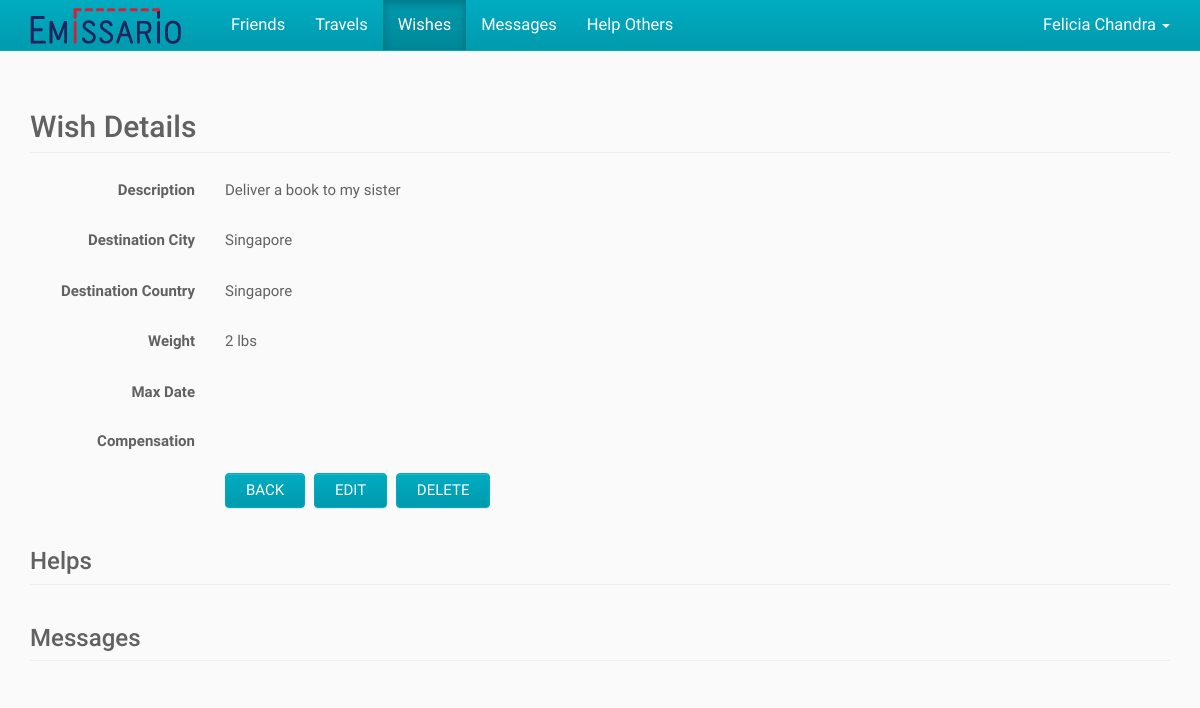
The app's page /index.php/wishes/view/1 (signed in) with its own data.
### tables this page shows
CREATE TABLE IF NOT EXISTS User (
	ID BIGINT NOT NULL AUTO_INCREMENT,
    First_Name VARCHAR(100) NOT NULL,
    Last_Name VARCHAR(100) NULL,
    Email VARCHAR(100) NOT NULL UNIQUE,
    `Password` CHAR(255) NOT NULL,
    City VARCHAR(100) NULL,
    State VARCHAR(100) NULL,
    Country VARCHAR(2) NULL,
    Phone VARCHAR(100) NULL,
    Created_On DATETIME NULL,
    Modified_On DATETIME NULL,
    PRIMARY KEY (ID)
);

CREATE TABLE IF NOT EXISTS Wish (
	ID BIGINT NOT NULL AUTO_INCREMENT,
    User_ID BIGINT NOT NULL,
    Description VARCHAR(1000) NOT NULL,
    Image BLOB NULL,
    Weight VARCHAR(50) NULL,
    Destination_City VARCHAR(100) NULL,
    Destination_Country VARCHAR(2) NULL,
    Max_Date DATE NULL,
    Compensation VARCHAR(100) NULL,
    Created_On DATETIME NULL,
    Modified_On DATETIME NULL,
    PRIMARY KEY (ID),
    FOREIGN KEY (User_ID) REFERENCES User (ID)
);

CREATE TABLE IF NOT EXISTS Country (
	Country_Code VARCHAR(2) NOT NULL,
    Country_Name VARCHAR(100) NOT NULL,
    Created_On DATETIME NULL,
    Modified_On DATETIME NULL,
    PRIMARY KEY (Country_Code)
);

### application/controllers/wishes.php (called while the page is built, shortened)
<?php
class Wishes
{
	public function view($wishID)
	{
		$userID = $GLOBALS["beans"]->siteHelper->getSession("userID");
		$wish = $GLOBALS["beans"]->wishService->getWish($wishID, $userID);
		require APP . 'views/_templates/header.php';
		require APP . 'views/wishes/view.php';
		require APP . 'views/_templates/footer.php';
	}
}

### index.php (called while the page is built, shortened)
<?php
$app = new Application();

### application/core/service.php (called while the page is built)
<?php
class Service
{
	function __construct($model)
	{
		$this->model = $model;
	}
}

### application/core/model.php (called while the page is built)
<?php
class Model
{
	function __construct($db)
	{
		$this->db = $db;
	}
}

### application/models/userModel.php (called while the page is built, shortened)
<?php
class UserModel extends Model
{
	public function getUser($userID)
	{
		$sql = "SELECT User.*, Country.Country_Name, State.State_Name
				FROM User
				LEFT JOIN Country ON Country.Country_Code = User.Country
				LEFT JOIN State ON State.State_Code = User.State
				WHERE User.ID = :user_id";
		$parameters = array(":user_id" => $userID);
		return $GLOBALS["beans"]->queryHelper->getSingleRowObject($this->db, $sql, $parameters);
	}
}

### application/helpers/queryHelper.php (called while the page is built, shortened)
<?php
class QueryHelper
{
	public function getSingleRowObject($db, $sql, $parameters) {
		$query = $db->prepare($sql);
		$query->execute($parameters);
		$result = $query->fetch();
		return $result;
	}
}

### application/services/userService.php (called while the page is built, shortened)
<?php
class UserService extends Service
{
	public function getUser($userID)
	{
		return $this->model->getUser($userID);
	}
}

### application/models/wishModel.php (called while the page is built, shortened)
<?php
class WishModel extends Model
{
	public function getWish($wishID, $userID = "")
	{
		$sql = "SELECT Wish.*,
					DATE_FORMAT(Wish.Max_Date, '%m/%d/%Y') AS Formatted_Max_Date,
					Country.Country_Name AS Destination_Country_Name
				FROM Wish
				LEFT JOIN Country ON Country.Country_Code = Wish.Destination_Country
				WHERE Wish.ID = :wish_id";
		if (is_numeric($userID)) {
			$sql .= " AND Wish.User_ID = :user_id";
		}
		$parameters = array(':wish_id' => $wishID);
		if (is_numeric($userID)) {
			$parameters[":user_id"] = $userID;
		}
		return $GLOBALS["beans"]->queryHelper->getSingleRowObject($this->db, $sql, $parameters);
	}
}

### application/services/wishService.php (called while the page is built, shortened)
<?php
class WishService extends Service
{
	public function getWish($wishID, $userID = "")
	{
		return $this->model->getWish($wishID, $userID);
	}
}

### application/views/wishes/view.php (the view, shortened to what this page needs)
<div class="container">
	<h2 class="page-header">Wish Details</h2>
	<div class="section form-horizontal">
		<div class="form-group">
			<label class="col-sm-2 control-label">Description</label>
			<div class="col-sm-10">
				<p class="form-control-static"><?php echo $wish->Description ?></p>
			</div>
		</div>
		<div class="form-group">
			<label class="col-sm-2 control-label">Destination City</label>
			<div class="col-sm-10">
				<p class="form-control-static"><?php echo $wish->Destination_City ?></p>
			</div>
		</div>
		<div class="form-group">
			<label class="col-sm-2 control-label">Destination Country</label>
			<div class="col-sm-10">
				<p class="form-control-static"><?php echo $wish->Destination_Country_Name ?></p>
			</div>
		</div>
		<div class="form-group">
			<label class="col-sm-2 control-label">Weight</label>
			<div class="col-sm-10">
				<p class="form-control-static"><?php echo $wish->Weight ?></p>
			</div>
		</div>
		<div class="form-group">
			<label class="col-sm-2 control-label">Max Date</label>
			<div class="col-sm-10">
				<p class="form-control-static"><?php echo $wish->Formatted_Max_Date ?></p>
			</div>
		</div>
		<div class="form-group">
			<label class="col-sm-2 control-label">Compensation</label>
			<div class="col-sm-10">
				<p class="form-control-static"><?php echo $wish->Compensation ?></p>
			</div>
		</div>
		<div class="form-group">
			<div class="col-sm-offset-2 col-sm-10">
				<button type="button" id="back" class="btn btn-default">Back</button>
				<button type="button" id="edit" class="btn btn-default">Edit</button>
				<button type="button" id="delete" class="btn btn-default">Delete</button>
			</div>
		</div>
	</div>
	<div class="section">
		<h3 class="page-header">Helps</h3>
	</div>
	<div class="section">
		<h3 class="page-header">Messages</h3>
	</div>
</div>

### application/views/_templates/header.php (shortened to what this page needs)
<?php
$activeView = "";
if (array_key_exists("PATH_INFO", $_SERVER)) {
	$pathInfoArray = explode("/", $_SERVER["PATH_INFO"]);
	$activeView = $pathInfoArray[1];
}
if (!isset($user)) {
	$user = $GLOBALS["beans"]->userService->getUser($userID);
}
?><!DOCTYPE html>
<html lang="en">
<head>
	<link href="<?php echo URL; ?>public/css/bootstrap.css" rel="stylesheet">
	<link href="<?php echo URL; ?>public/css/bootstrap-theme.css" rel="stylesheet">
	<link href="<?php echo URL; ?>public/css/bootstrap-datepicker3.css" rel="stylesheet">
</head>
<body>
	<nav class="navbar navbar-inverse navbar-fixed-top">
		<div class="container">
			<div class="navbar-header">
				<a class="navbar-brand" href="<?php echo URL_WITH_INDEX_FILE; ?>">
					<img alt="Emissario" src="<?php echo URL; ?>public/img/logo.png" />
				</a>
			</div>
			<?php if (is_numeric($userID)) { ?>
				<div id="navbar" class="navbar-collapse collapse">
					<ul class="nav navbar-nav navbar-left">
						<?php echo $GLOBALS["beans"]->siteHelper->getNavigationHTML($activeView); ?>
					</ul>
					<ul class="nav navbar-nav navbar-right">
						<li class="dropdown">
							<a class="dropdown-toggle" href="#!" aria-expanded="false" aria-haspopup="true" role="button" data-toggle="dropdown">
								<?php echo $user->First_Name . " " . $user->Last_Name ?>
								<span class="caret"></span>
							</a>
						</li>
					</ul>
				</div>
			<?php } ?>
		</div>
	</nav>

### records on screen
user: First_Name "Felicia", Last_Name "Chandra"
wish: Description "Deliver a book to my sister", Destination_City "Singapore", country.Country_Name "Singapore", Weight "2 lbs"

### other values on screen
$viewTitle "Friends"
$viewTitle "Travels"
$viewTitle "Wishes"
$viewTitle "Messages"
$viewTitle "Help Others"
